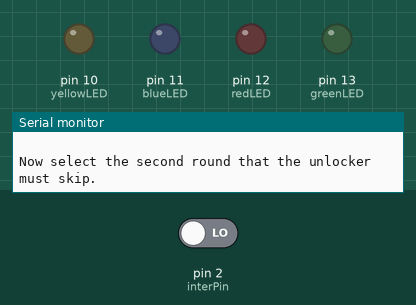
Recording of a sketch running on a simulated Arduino Uno, built with avr-gcc and run on an emulated ATmega328P. On the bench: output pins drawn as LEDs (lit = HIGH), the last lines printed to the serial monitor. The test bench sets the inputs (shaded band); at power-on: pin 2 (interPin) LOW. Random numbers use the default seed unless the sketch sets one.

Above: at 5.3 s.
At 11.2 s:
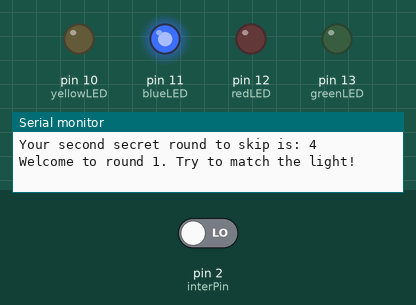
Timing chart, 0 to 17.7 s (numbered marks = the images above):
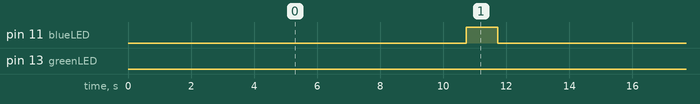

The sketch:

simon-says-security.ino
```cpp
// declare constants for button and light pins
const int greenButton = 7;
const int greenLED = 13;

const int redButton = 6;
const int redLED = 12;

const int blueButton = 5;
const int blueLED = 11;

const int yellowButton = 4;
const int yellowLED = 10;

// declare constant for interrupt pin
const int interPin = 2; // interrupt is attached to pin 2

// declare state variables (changes)
int greenState = 0;
int redState = 0;
int blueState = 0;
int yellowState = 0;

// declare variable to keep track of round
int roundNumber = 0;

// declare variable to keep track of react points; you must have 4 react points to win the game
int reactPoints = 0;

// declare variable to keep track of unlock points; you must have 2 unlock points and 4 react points to unlock the vault
int unlockPoints = 0;

// declare variable that stores the value of the button was hit (1 to 4)
// volatile because we will be changing it inside the interrupt
volatile int hitButton = 0;

// declare variable that stores the rounds that will be skipped (1, 2, 3, or 4)
int skipOne = 0; // first round that is skipped
int skipTwo = 0; // second round that is skipped

// declare variable to store interrupt button state (changes)
volatile int buttonState = 0; // variable that triggers the interrupt

//variables for timing:
unsigned long seconds = 0; // time in seconds (incremeted in timerA ISR)
unsigned long startTime = 0;
unsigned long endTime = 0;
unsigned long duration = 0;

// the "setup" code that will only run once
void setup() {
  // initialize push button pins as inputs:
  pinMode(greenButton, INPUT);
  pinMode(redButton, INPUT);
  pinMode(blueButton, INPUT);
  pinMode(yellowButton, INPUT);

  pinMode(interPin, INPUT); // interrupt pin is an input too

  // initialize LED pins as outputs:
  pinMode(greenLED, OUTPUT);
  pinMode(redLED, OUTPUT);
  pinMode(blueLED, OUTPUT);
  pinMode(yellowLED, OUTPUT);

  // attach an interrupt to the ISR vector
  attachInterrupt(digitalPinToInterrupt(interPin), buttonPushed, RISING); // handler 'buttonPushed' is attached to pin 2, triggered with state change

  // set up serial monitor
  Serial.begin(9600);
  Serial.println("Welcome to the Serial Monitor.");

  // random seed will ensure that each run of the sketch results in new random numbers
  randomSeed(analogRead(0));

 cli(); //disable interrupts
    TCCR1A = 0;   //set timer clock registers to 0
    TCCR1B = 0;

    TCNT1  = 0;   //initialize counter value to 0

    //set compare register to count for 1 seconds
    //15625 is the number of ticks that occur during 1 second if prescaled to 1024
    //must be less than 65536 ticks (max value for a 16 bit)
    //FORMULA: 16'000'000(Hz) / 1024(prescaler) -1 = 15624 --> we divided this by 1000 to get milliseconds instead of seconds.
    OCR1A = 15624; //(OCR = output compare register)
    //it is divided by 1000 to get seconds instead of milliseconds

    TCCR1B |= (1 << WGM12); //turn on CTC (clear timer on compare) (i.e. it will reset again after every cycle to avoid overflow)

    //Set prescaler to 1024 - CS(12, 11, 10) bits are (1, 0, 1)

    TCCR1B |= (1 << CS10);
    TCCR1B |= (1 << CS12);

    TIMSK1 |= (1 << OCIE1A); //enable timer compare interrupt. This triggers the interrupt after the comparison is true.

    //the output compare (OCR1A) is cleared on the compare match between TCNT1 and OCR1A

 sei(); //re-enable interrupts

}
//--------------------------END OF SETUP------------------------------------------------------------------------------------------------


void loop() {

  if (roundNumber == 0) { // in round "0", the vaultkeeper will select the 2 rounds for which "simon doesn't say so" (must be skipped)
    Serial.println("Hi there. Please select the first round that the unlocker must skip.");

    delay(4000);
    skipOne = hitButton;
    if (hitButton == 0){
      Serial.println("You took too long! The first round will be randomly selected. ");
      skipOne = random(1, 5);
    }
    Serial.print("Your first secret round to skip is: ");
    Serial.println(skipOne);
    hitButton = 0; // set back to zero

    Serial.println(" "); // to leave a space
    Serial.println("Now select the second round that the unlocker must skip.");

    delay(4000);

    skipTwo = hitButton;
    //if took too long, code is random.

    if (hitButton == 0){
      Serial.println("You took too long! The second round will be randomly selected. ");
      skipTwo = random(1, 5);
    }

    Serial.print("Your second secret round to skip is: ");
    Serial.println(skipTwo);

    roundNumber++; // round 0 goes to round 1
    hitButton = 0;
  }

//----------------------------BEGIN GAME ------------------------------------------------------------------------------------

  else if (roundNumber == 1) { // IN ROUND ONE
    Serial.println("");
    Serial.println("Welcome to round 1. Try to match the light!");

    int copyMe = random(1, 5); // generating random int from 1-4, representing corresponding LED
    //Serial.println(copyMe);
    delay(2500);

    ledFlash(copyMe); // call function to flash that LED
    //delay(5000);

startTime = seconds; //takes the seconds value from the start of the round
delay(5000);

//while (hitButton == 0){

//}

if (hitButton == 0){
  endTime = startTime; //if no button was pressed, set endTime equal to startTime to make duration = 0.
}

Serial.println("");
Serial.print("startTime: ");
Serial.println(startTime);
Serial.print("endTime: ");
Serial.println(endTime);
duration = endTime - startTime;
Serial.print("duration: ");
Serial.println(duration);
Serial.println("");

    bool correct = compareInput(copyMe, hitButton); // compare user Input
    if (correct == 1) {
      reactPoints++;
    }
    else if (correct != 1) {
      reactPoints = reactPoints;
    }
    Serial.print("You now have this many react points: ");
    Serial.println(reactPoints);
    Serial.print("Round 1 took you ");
    Serial.print(duration);
    Serial.println(" seconds. ");

    if ((roundNumber == skipOne) || (roundNumber == skipTwo)) { // check if this round was supposed to be skipped
      if (hitButton == 0) { // if the round was skipped (no button pushed), increase unlockPoints
        if (skipOne == skipTwo) { // if this round was selected as both skipOne and skipTwo, unlockPoints increases by 2
          unlockPoints = unlockPoints + 2;
        }
        else {
          unlockPoints++;
        }
      }
      else { // if a button was pushed and round was played, no points added
        unlockPoints = unlockPoints; // no points added
      }
    }

    if ((roundNumber != skipOne) && (roundNumber != skipTwo) && hitButton == 0) { // so player can't skip all levels to bypass security
      unlockPoints = unlockPoints - 1;
    }

    Serial.print("You now have this many unlock points: ");
    Serial.println(unlockPoints);

    delay(5000);
    roundNumber++; // round = 2 now
    hitButton = 0;
    startTime = 0;
    endTime = 0;
    duration = 0;
  }
//-------------------------------------------------------------------
  else if (roundNumber == 2) { // IN ROUND TWO
    Serial.println("");
    Serial.println("Welcome to round 2. Try to match the light!");

    int copyMe = random(1, 5);
    //Serial.println(copyMe);
    delay(2500);

    ledFlash(copyMe);
    //delay(5000);

startTime = seconds;
delay(5000);

if (hitButton == 0){
  endTime = startTime;
}

Serial.println("");
Serial.print("startTime: ");
Serial.println(startTime);
Serial.print("endTime: ");
Serial.println(endTime);
duration = endTime - startTime;
Serial.print("duration: ");
Serial.println(duration);
Serial.println("");

    bool correct = compareInput(copyMe, hitButton); // compare user Input
    if (correct == 1) {
      reactPoints++;
    }
    else if (correct != 1) {
      reactPoints = reactPoints;
    }
    Serial.print("You now have this many react points: ");
    Serial.println(reactPoints);
    Serial.print("Round 2 took you ");
    Serial.print(duration);
    Serial.println(" seconds. ");

    if ((roundNumber == skipOne) || (roundNumber == skipTwo)) { // check if this round was supposed to be skipped
      if (hitButton == 0) { // if the round was skipped (no button pushed), increase unlockPoints
        if (skipOne == skipTwo) { // if this round was selected as both skipOne and skipTwo, unlockPoints increases by 2
          unlockPoints = unlockPoints + 2;
        }
        else {
          unlockPoints++;
        }
      }
      else { // if a button was pushed and round was played, no points added
        unlockPoints = unlockPoints; // no points added
      }
    }

    if ((roundNumber != skipOne) && (roundNumber != skipTwo) && hitButton == 0) { // so player can't skip all levels to bypass security
      unlockPoints = unlockPoints - 1;
    }

    Serial.print("You now have this many unlock points: ");
    Serial.println(unlockPoints);

    delay(5000);
    roundNumber++; // round = 3 now
    hitButton = 0;
    startTime = 0;
    endTime = 0;
    duration = 0;

  }
//------------------------------------------------
  else if (roundNumber == 3) { // IN ROUND THREE
    Serial.println("");
    Serial.println("Welcome to round 3. Try to match the light!");

    int copyMe = random(1, 5);
    //Serial.println(copyMe);
    delay(2500);

    ledFlash(copyMe);
    //delay(5000);

startTime = seconds;
delay(5000);

if (hitButton == 0){
  endTime = startTime;
}

Serial.println("");
Serial.print("startTime: ");
Serial.println(startTime);
Serial.print("endTime: ");
Serial.println(endTime);
duration = endTime - startTime;
Serial.print("duration: ");
Serial.println(duration);
Serial.println("");

    bool correct = compareInput(copyMe, hitButton); // compare user Input
    if (correct == 1) {
      reactPoints++;
    }
    else if (correct != 1) {
      reactPoints = reactPoints;
    }
    Serial.print("You now have this many react points: ");
    Serial.println(reactPoints);
    Serial.print("Round 3 took you ");
    Serial.print(duration);
    Serial.println(" seconds. ");

    if ((roundNumber == skipOne) || (roundNumber == skipTwo)) { // check if this round was supposed to be skipped
      if (hitButton == 0) { // if the round was skipped (no button pushed), increase unlockPoints
        if (skipOne == skipTwo) { // if this round was selected as both skipOne and skipTwo, unlockPoints increases by 2
          unlockPoints = unlockPoints + 2;
        }
        else {
          unlockPoints++;
        }
      }
      else { // if a button was pushed and round was played, no points added
        unlockPoints = unlockPoints; // no points added
      }
    }

    if ((roundNumber != skipOne) && (roundNumber != skipTwo) && hitButton == 0) { // so player can't skip all levels to bypass security
      unlockPoints = unlockPoints - 1;
    }

    Serial.print("You now have this many unlock points: ");
    Serial.println(unlockPoints);

    delay(5000);
    roundNumber++; // round = 4 now
    hitButton = 0;
    startTime = 0;
    endTime = 0;
    duration = 0;

  }
//-------------------------------------------------------
  else if (roundNumber == 4) { // IN ROUND FOUR
    Serial.println("");
    Serial.println("Welcome to round 4 - the last round! Try to match the light!");

    int copyMe = random(1, 5);
    //Serial.println(copyMe);
    delay(2500);


    ledFlash(copyMe);
    //delay(5000);

startTime = seconds;
delay(5000);

if (hitButton ==0){
  endTime = startTime;
}

Serial.println("");
Serial.print("startTime: ");
Serial.println(startTime);
Serial.print("endTime: ");
Serial.println(endTime);
duration = endTime - startTime;
Serial.print("duration: ");
Serial.println(duration);
Serial.println("");

    bool correct = compareInput(copyMe, hitButton); // compare user Input
    if (correct == 1) {
      reactPoints++;
    }
    else if (correct != 1) {
      reactPoints = reactPoints;
    }
    Serial.print("You now have this many react points: ");
    Serial.println(reactPoints);
    Serial.print("Round 4 took you ");
    Serial.print(duration);
    Serial.println(" seconds. ");

    if ((roundNumber == skipOne) || (roundNumber == skipTwo)) { // check if this round was supposed to be skipped
      if (hitButton == 0) { // if the round was skipped (no button pushed), increase unlockPoints
        if (skipOne == skipTwo) { // if this round was selected as both skipOne and skipTwo, unlockPoints increases by 2
          unlockPoints = unlockPoints + 2;
        }
        else {
          unlockPoints++;
        }
      }
      else { // if a button was pushed and round was played, no points added
        unlockPoints = unlockPoints; // no points added
      }
    }

    if ((roundNumber != skipOne) && (roundNumber != skipTwo) && hitButton == 0) { // so player can't skip all levels to bypass security
      unlockPoints = unlockPoints - 1;
    }

    Serial.print("You now have this many unlock points: ");
    Serial.println(unlockPoints);

    delay(5000);
    finishGame();
    roundNumber++; // round = 5 now, which doesn't exist...
    hitButton = 0;
    startTime = 0;
    endTime = 0;
    duration = 0;

  }
  else if (roundNumber > 4) {
    while (1 == 1) {
      // do nothing =) user should exit game or restart on their own
    }
  }
}


//-----------------------INTERRUPT HANDLER-------------------------------------------------
ISR(TIMER1_COMPA_vect)
{
  seconds++; //add 1 second to total time counting
}

//-----------------------FLASHING LED LIGHT------------------------------------------------

void ledFlash(int led) { // deciding which LED to light up based on which button was pushed

  if (led == 1){
    digitalWrite(greenLED, HIGH);
    delay(1000);
    digitalWrite(greenLED, LOW);
  }

  else if (led == 2){
    digitalWrite(redLED, HIGH);
    delay(1000);
    digitalWrite(redLED, LOW);
  }

  else if (led == 3){
    digitalWrite(blueLED, HIGH);
    delay(1000);
    digitalWrite(blueLED, LOW);
  }

  else if (led == 4){
    digitalWrite(yellowLED, HIGH);
    delay(1000);
    digitalWrite(yellowLED, LOW);
  }
}

bool compareInput(int led, int hit) { // bool function checks if user input matched led light; returns true/false
  int correct = 0;
  if (hit == led) {
    Serial.println("You got 'em!");
    correct = 1;
  }
  else {
    Serial.println("Try again, sweetie.");
    correct = 0;
  }
  return correct;
}

void finishGame() {
  Serial.print("The game is finished. You have won ");
  Serial.print(reactPoints);
  Serial.println(" points out of 4.");

  duration = seconds;
  Serial.print("You were playing the game for ");
  Serial.print(duration);
  Serial.println(" seconds. ");

  if (reactPoints == 4) {
    Serial.println("You have won by matching the light in all 4 rounds!");
    if (unlockPoints == 2) { // technically this loop will NEVER run as you cannot answera ll 4 rounds and have unlock = 2
      Serial.println("You have also unlocked bypassed the security for skipping the secret round(s). Sneaky!");
    }
    else if (unlockPoints != 2) {
      Serial.println("Unfortunately, you have not bypassed the security as you did not skip the secret round(s). Impostor!");
    }

  }
  else {
    Serial.println("You did not match the light in all 4 rounds. ");
    if (unlockPoints == 2) {
      Serial.println("However, you did skip the correct secret round(s), and you have bypassed security! Sneaky!");
    }
    else if (unlockPoints != 2) {
      Serial.println("You also failed to skip only the correct secret round(s), so you have no bypassed the security. Impostor!");
    }
  }
  delay(5000);
}

void buttonPushed() {
  buttonState = digitalRead(buttonState);
  // Serial.println("Interrupted fired! Button pressed was number: "); // test if interrupt works
endTime = seconds;
  // decide which button was pressed
  if (digitalRead(greenButton) == HIGH) {
    hitButton = 1;
    digitalWrite(greenLED, HIGH);
    delay(1000);
    digitalWrite(greenLED, LOW);
    Serial.println(hitButton);

  }

  else if (digitalRead(redButton) == HIGH) {
    hitButton = 2;
    digitalWrite(redLED, HIGH);
    delay(1000);
    digitalWrite(redLED, LOW);
    Serial.println(hitButton);
  }

  else if (digitalRead(blueButton) == HIGH) {
    hitButton = 3;
    digitalWrite(blueLED, HIGH);
    delay(1000);
    digitalWrite(blueLED, LOW);
    Serial.println(hitButton);
  }

  else if (digitalRead(yellowButton) == HIGH) {
    hitButton = 4;
    digitalWrite(yellowLED, HIGH);
    delay(1000);
    digitalWrite(yellowLED, LOW);
    Serial.println(hitButton);
  }

  buttonState = !buttonState;
}
```

Measured:
- by itself, pin 11 (blueLED): alternates HIGH for 1.0 s and LOW for 12.6 s, 4 changes in all, then stays LOW
- by itself, pin 13 (greenLED): LOW → HIGH at 38.0 s, → LOW 1.0 s later, → HIGH 12.6 s later, → LOW 1.0 s later, … (4 changes in this stretch)
